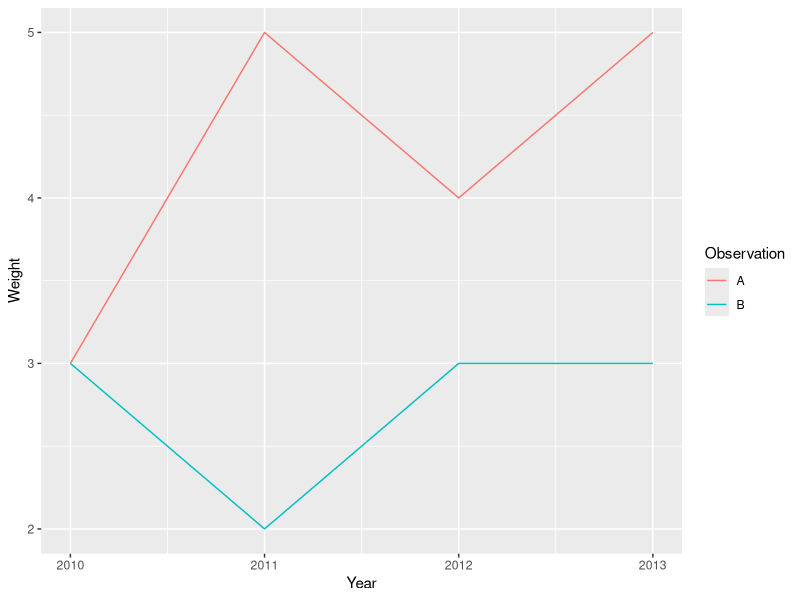
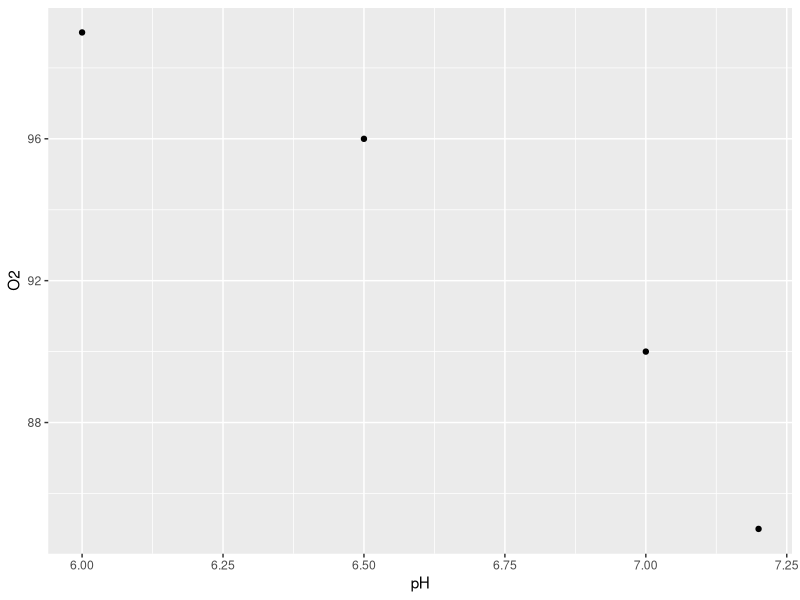
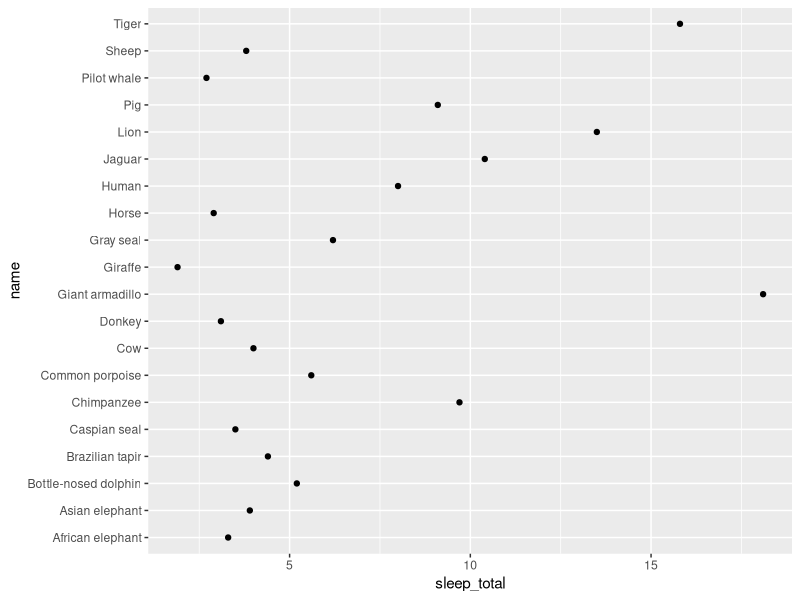
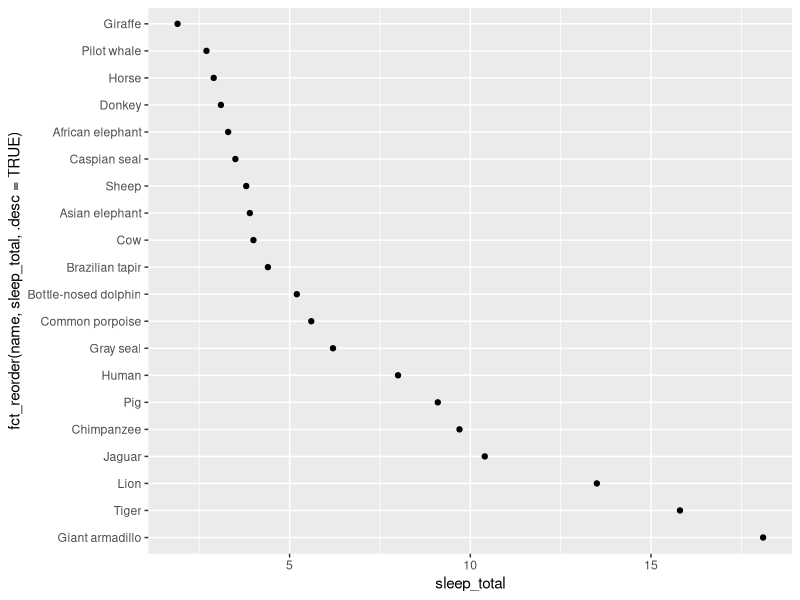
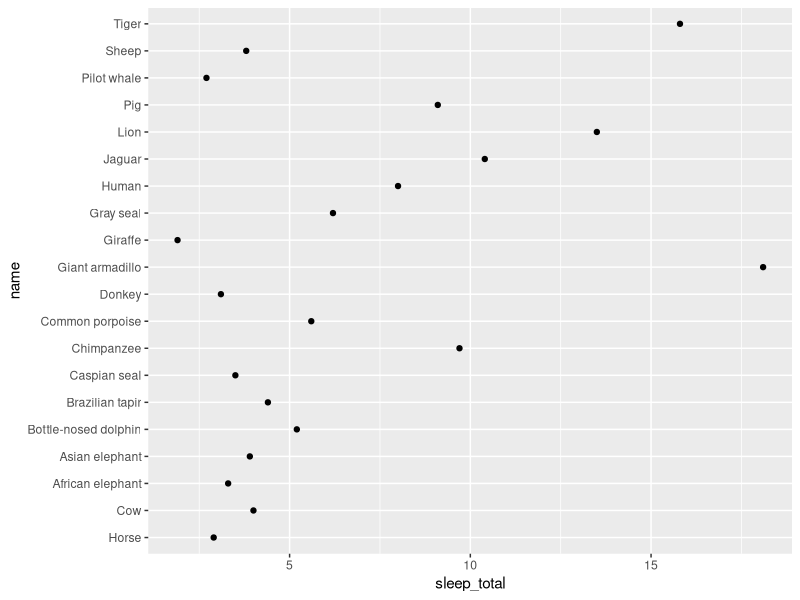
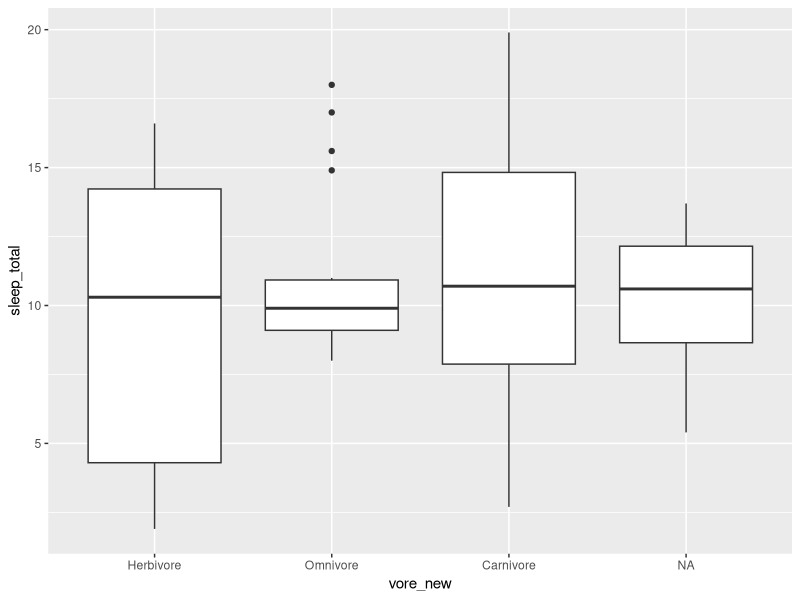

The R script that drew these images, in order:
########################################################
#### Script of the Data table manipulation workshop ####
########################################################

# Jim FELIX-FAURE
# 22/10/2020


# Change table format

## From wide format to longer format

#
library(tidyverse)
Tbl_Weight <- tibble(
  Observation = c("A", "B"),
  "2010" = c(3, 3),
  "2011" = c(5, 2),
  "2012" = c(4, 3),
  "2013" = c(5, 3)
)
Tbl_Weight
#

#
Tbl_WeightTidy <- Tbl_Weight %>% 
  pivot_longer(
    cols = !Observation, 
    names_to = "Year", 
    names_transform = list(Year = as.integer), 
    values_to = "Weight"
  ) 
Tbl_WeightTidy
#

#
Tbl_WeightTidy %>%
  group_by(Observation) %>%
  summarise(Mean = mean(Weight),
            Sd = sd(Weight),
            n = n())
#

#
Tbl_WeightTidy %>%
  ggplot() +
  geom_line(aes(x = Year, y = Weight, color = Observation))
#


## From large format to wider format

#
Tbl_Water <- tibble(
  Observation = rep(c("A", "B", "C", "D"), each = 2),
  Measure = rep(c("pH", "O2"), 4),
  Value = c(6, 99, 7, 90, 7.2, 85, 6.5, 96)
)
Tbl_Water
#

#
Tbl_WaterTidy <- Tbl_Water %>% 
  pivot_wider(names_from = Measure, 
              values_from = Value 
  )
Tbl_WaterTidy
#


#
Tbl_WaterTidy %>%
  ggplot(aes(x = pH, y = O2)) +
  geom_point()
#


# Split two values from one cell

#
Tbl_Effect <- tibble(
  Molecule = c("A","B","C"),
  Result = c("87/112","23/48","34/89")
)
Tbl_Effect
#

#
Tbl_Effect %>% 
  separate(
    col = Result, # which column to separate
    into = c("Positive_animals", "Tested_animals"), # how to call the new columns
    convert = TRUE, # convert the new columns to the appropriate type
    remove = TRUE # remove the former column
  ) %>% 
  mutate(Ratio = Positive_animals/Tested_animals)
#




# Data set connection

## The joins

#
Tbl_Site <- tibble(
  Site = c("356a", "da4b", "77de", "1b64"),
  Landuse = c("Forest", "Forest", "Pasture", "Wetland"),
  Area = c(12, 30, 8, 17)
)
Tbl_Site
#

#
Tbl_Result <- tibble(
  Site = c("1b64", "1b64", "356a", "da4b", "da4b", "abcd"),
  Measure = c("pH", "pH", "Corg", "pH", "Corg", "Corg"),
  Value = c(7, 7.2, 3.5, 5.8, 2.7, 5.8)
)
Tbl_Result
#



### Full joins
#
full_join(Tbl_Site, Tbl_Result, by = "Site")
#



### *Left* joins
#
left_join(Tbl_Site, Tbl_Result, by = "Site")
#



### *Right* joins
#
right_join(Tbl_Site, Tbl_Result, by = "Site")
#



### Filtering joins
#
semi_join(Tbl_Site, Tbl_Result, by = "Site")
#

#
anti_join(Tbl_Site, Tbl_Result, by = "Site")
#





## Bind data table

#
Tbl_Site1970 <- tibble(
  Site = c("356a", "da4b", "77de", "1b64"),
  Landuse = c("Crop", "Pasture", "Pasture", "Wetland")
)
Tbl_Site2020 <- tibble(
  Site = c("356a", "da4b", "77de", "1b64"),
  Landuse = c("Forest", "Forest", "Pasture", "Crop"),
  Area = c(12, 30, 8, 17)
)
Tbl_Site1970
Tbl_Site2020
#


### By columns
#
bind_cols(Tbl_Site1970, Tbl_Site2020)
#

#
bind_cols(Tbl_Site1970, select(Tbl_Site2020, Area))
#


### By rows
#
bind_rows(Tbl_Site1970, Tbl_Site2020)
#

#
bind_rows("1970" = Tbl_Site1970, "2020" = Tbl_Site2020, .id = "Year")
#





# Manipulation of *NA*


## Convert values to *NA*.

#
Tbl_Temperature <- tibble(Site = c("A", "A", "A", "B", "B", "B"),
                          Month = c("January", "NoData", "September", "January", "June", "September"), 
                          Temp = c(-12, 16, 13, 9999, 19, 15 ))
Tbl_Temperature
#

#
Tbl_TempNA <- Tbl_Temperature %>% 
  mutate(Month = na_if(Month, "NoData")) %>% 
  mutate(Temp = na_if(Temp, 9999))
Tbl_TempNA
#


## Replace *NA*

#
Tbl_TempNA
#

#
Tbl_TempNA %>% 
  mutate(Month = replace_na(Month, "June")) %>% 
  mutate(Temp = replace_na(Temp, -17))
#

#
Tbl_TempNA %>%
  replace_na(list(Month = "June", Temp = -17))
#





# Working with categorical data



## Towards factorial variables

#
Vector_Character <- c("Apple", "Apple", "Pear", "Apricot", "Pear")
Vector_Character
levels(Vector_Character)
#

#
Vector_Factor <- factor(Vector_Character)
Vector_Factor
levels(Vector_Factor)
#


## Changing the order of factor levels

#
msleep %>%
  top_n(20) %>% # Only the first 20 rows
  ggplot() +
  geom_point(aes(x = sleep_total,
                 y = name))
#


### According to another variable
#
msleep %>%
  top_n(20) %>% # Only the first 20 rows
  ggplot() +
  geom_point(aes(x = sleep_total,
                 y = fct_reorder(name, # variable to sort
                                 sleep_total, # variable on which to sort
                                 .desc = TRUE) # sort in descending order
  ))
#

### Manually
#
msleep %>%
  top_n(20) %>% # Only the first 20 lines
  mutate(name = fct_relevel(name, # variable to sort
                            "Horse", "Cow")) %>% # "levels" to place first ("1", "2", ...))
  ggplot() +
  geom_point(aes(x = sleep_total,
                 y = name))
#



## Changing Factor Levels

#
msleep_recode <- msleep %>% 
  select(name:vore) %>%  # facilitates visualization of the tibble
  mutate(
    vore = factor(vore), # change the type of variable -> from "character" to "factor".
    vore_recode = fct_recode(vore, # Modifies the levels of the variable
                             "Carnivore" = "carni",
                             "Herbivore" = "herbi",
                             "Autre" = "omni",
                             "Autre" = "insecti"
    )
  )
#

#
levels(msleep_recode$vore)
levels(msleep_recode$vore_recode)
msleep_recode
#





# Practice



## Table formatting

#
Tbl_Weather <- tribble(
  ~State, ~Temp, ~Rain,
  "Quebec", 15, 300,
  "Ontario", 17, 280,
  "Manitoba", 12, 360
)
#

#
Tbl_Obs <- tribble(
  ~State, ~Spring, ~Fall,
  "Quebec", "22/30", "10/12",
  "Ontario", "18/50", "3/4"
)
#



## Categorical variable

# ...

































#### Correction

# Practice
## Table formatting

#
Tbl_ObsTidy <- Tbl_Obs %>% 
  pivot_longer(
    cols = !State, # Columns to be used
    names_to = "Season", # Variable where the column names will be stored
    values_to = "Obs" # Variable where the values will be stored
  ) %>% 
  separate(
    col = Obs, # which column to separate
    into = c("Obs_posi", "Obs_total"), # how to name the new columns
    convert = TRUE, # convert the new columns to the appropriate type
    remove = TRUE # remove the old column
  ) %>% 
  mutate(Obs_nega = Obs_total - Obs_posi)

Tbl_Final <- Tbl_Weather %>% 
  right_join(Tbl_ObsTidy, by = "State") %>% 
  select(-Obs_total)

Tbl_Final
#


## Categorical variable

#
msleep %>%
  mutate(
    vore_new = fct_recode(
      vore,
      "Carnivore" = "carni",
      "Herbivore" = "herbi",
      "Omnivore" = "omni",
      "Carnivore" = "insecti"
    ),
    vore_new = fct_relevel(vore_new, 
                           "Herbivore", "Omnivore", "Carnivore")
  ) %>% 
  ggplot() + 
  geom_boxplot(aes(x = vore_new, 
                   y = sleep_total))
#
